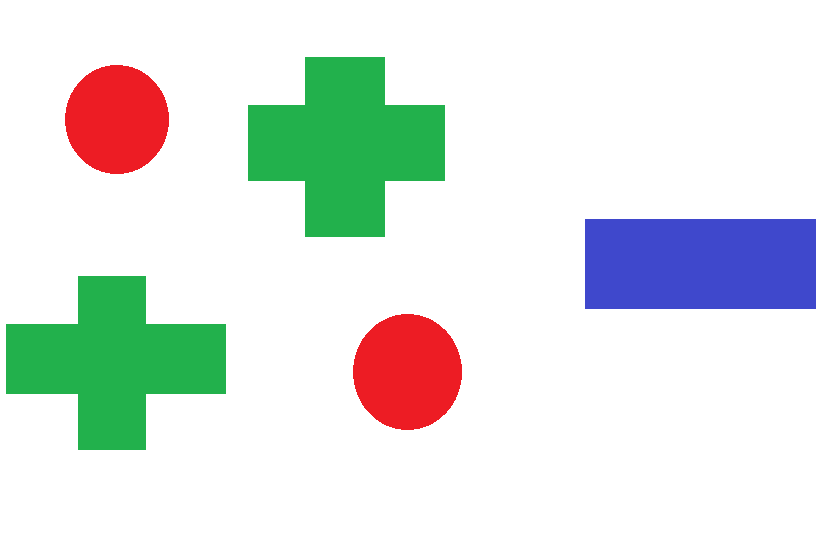
#> input picture IM PROC/figures1.png, 828 x 550 px
$ python 'EXAMEN 2.py'
#> lines starting #> are read from the running program, lines starting #| are printed output that depends on the picture; long printed decimals are rounded
### IM PROC/RandomColor.py
# -*- coding: utf-8 -*-
"""
Created on Mon Apr 25 15:30:41 2022

@author: argen
"""
import numpy as np


class RandomColor:
    def genHexCode():

        r = hex(np.random.randint(0,255))
        g = hex(np.random.randint(0,255))
        b = hex(np.random.randint(0,255))


        sr=""
        sg=""
        sb=""

        for i in range(2,len(r)):
            if(len(r)<4):
                sr += "0"
            sr += str(r[i])
        for i in range(2,len(g)):
            if(len(g)<4):
                sg += "0"
            sg += str(g[i])
        for i in range(2,len(b)):
            if(len(b)<4):
                sb += "0"
            sb += str(b[i])


        f = "#"+sr+sg+sb

        return f

### IM PROC/EXAMEN 2.py


import numpy as np
import matplotlib.pyplot as plt
from skimage import io,color
from random import shuffle
from RandomColor import *


img = io.imread('figures1.png',as_gray=True)
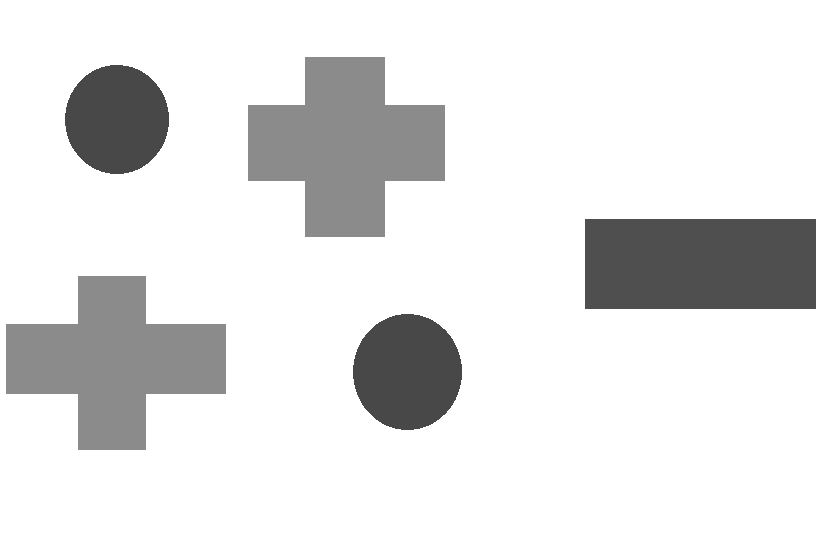
#> img: shape (550, 828) float64; min 0.286, max 1, mean 0.894

listed_image = []
colores = []

for i in range(len(img)):
    for j in range(len(img[1])):
        if img[i][j] not in colores:
            colores.append(img[i][j])
#> after the loop, colores = [1, 0.546, 0.286, 0.312]

dispersor = {}
inicial = -1000
for i in colores:

    dispersor[i] = inicial
    inicial += 5000
#> this loop made 4 passes
#> (i, inicial) on passes 2 to 4: (0.546, 9000), (0.286, 14000), (0.312, 19000)
#> inicial on pass 1: 4000
#> after the loop, dispersor = {1: -1000, 0.546: 4000, 0.286: 9000, 0.312: 14000}; inicial = 19000

print(dispersor)
#| {1.0: -1000, 0.5464: 4000, 0.2862: 9000, 0.3122: 14000}
for i in range(len(img)):


    for j in range(len(img[i])):
       if img[i][j] != 1.0:
           listed_image.append(np.array([j,i,dispersor[img[i][j]]]))
#> after the loop, listed_image = 85362 items


samples = 300

dataset = []

i = 0

while i < samples:

    index = np.random.randint(len(listed_image))

    dataset.append(listed_image[index])
    i += 1
#> this loop made 300 passes
#> index on passes 1 to 3: 68268, 43567, 42613
#> after the loop, dataset = 300 items, first 6: [131, 361, 4000], [646, 268, 14000], [616, 264, 14000], [755, 277, 14000], [420, 153, 4000], [689, 261, 14000]; i = 300


K = int(input("Introduce K:  "))
#> the answer given: 3

groups = []
medias = []


converged = 0
epsilon = 0.025
counter = 0
iteraciones = 0
for i in range(K):
    groups.append([dataset[i]])
    medias.append(dataset[i])
#> after the loop, groups = [[[131, 361, 4000]], [[646, 268, 14000]], [[616, 264, 14000]]]; medias = [[131, 361, 4000], [646, 268, 14000], [616, 264, 14000]]


while converged == 0:

    if(iteraciones == 0):
        medias_before = medias
    iteraciones +=1

    token = 0

    if(iteraciones<6):
        for i in range(len(medias)):
            color = RandomColor.genHexCode()
            plt.scatter(medias[i][0],medias[i][1],label="Centroide de la clase "+str(i+1),c=color)

        plt.title("Centroides en la iteracion "+str(10*iteraciones))
        plt.legend()
        plt.show()
    for i in dataset:
        distances = []


        for j in medias:

            distances.append(np.linalg.norm(i-j))


        mindex = distances.index(min(distances))
        groups[mindex].append(i)


    medias = []
    for s in range(len(groups)):
        x = []
        y = []
        z = []
        for k in groups[s]:
            x.append(k[0])
            y.append(k[1])
            z.append(k[2])

        medias.append(np.array([np.mean(x),np.mean(y),np.mean(z)]))


    md = []
    for i in range(len(medias)):
        md.append(np.linalg.norm(medias[i]-medias_before[i]))


    for i in md:
        if(i>epsilon):
            token = 1
            counter = 0

    if token == 0:
        counter+=1


    if counter == 50:
        for i in range(len(medias)):
            color = RandomColor.genHexCode()
            plt.scatter(medias[i][0],medias[i][1],label="Centroide de la clase "+str(i+1),c=color)

        plt.title("Centroides en la iteracion "+str(iteraciones))
        plt.legend()
        plt.show()

        print("Este programa convergio a las "+str(iteraciones)+" iteraciones")
        converged = 1
        mediasx = []
        c = 0
        for i in groups:
            x = []
            y = []
            for j in i:
                x.append(j[0])
                y.append(j[1])
            mediasx.append([np.mean([x,y]),c])
            c+=1


        for i in range(len(mediasx)):
            for j in range(i,len(mediasx)):
                if(mediasx[j][0]>mediasx[i][0]):
                    aux = mediasx[i]
                    mediasx[i] = mediasx[j]
                    mediasx[j] = aux


        ng = []
        for i in range(len(groups)):
            ng.append(groups[mediasx[i][1]])
        groups = ng
        break

    medias_before = medias
    shuffle(dataset)
    groups = []
    for i in range(K):
        groups.append([])
#> this loop made 52 passes
#> pass 1, `plt.show()`:
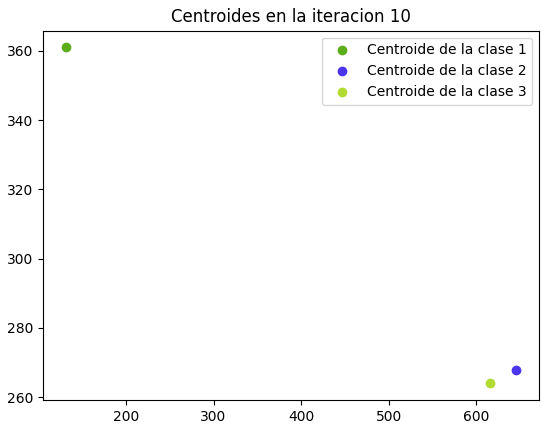
#> figure drawn by matplotlib, 1 panel
#> after the loop, iteraciones = 52


colors = ["#0000FF","#FF0000","#00FF00",]

for i in range(len(groups)):
    s = groups[i]
    for j in s:
        plt.scatter(j[0],j[1],c=colors[i],edgecolors="black")
#> this loop made 3 passes

plt.legend()


io.imshow(img)
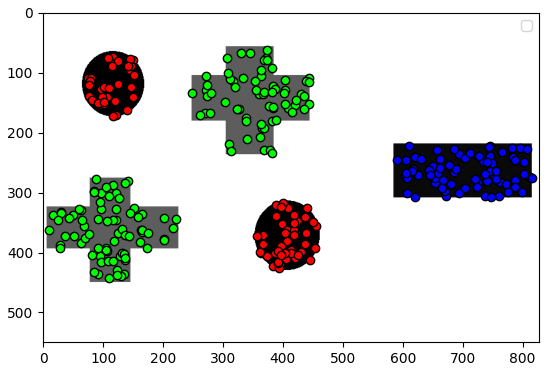
#> figure drawn by matplotlib, 1 panel
